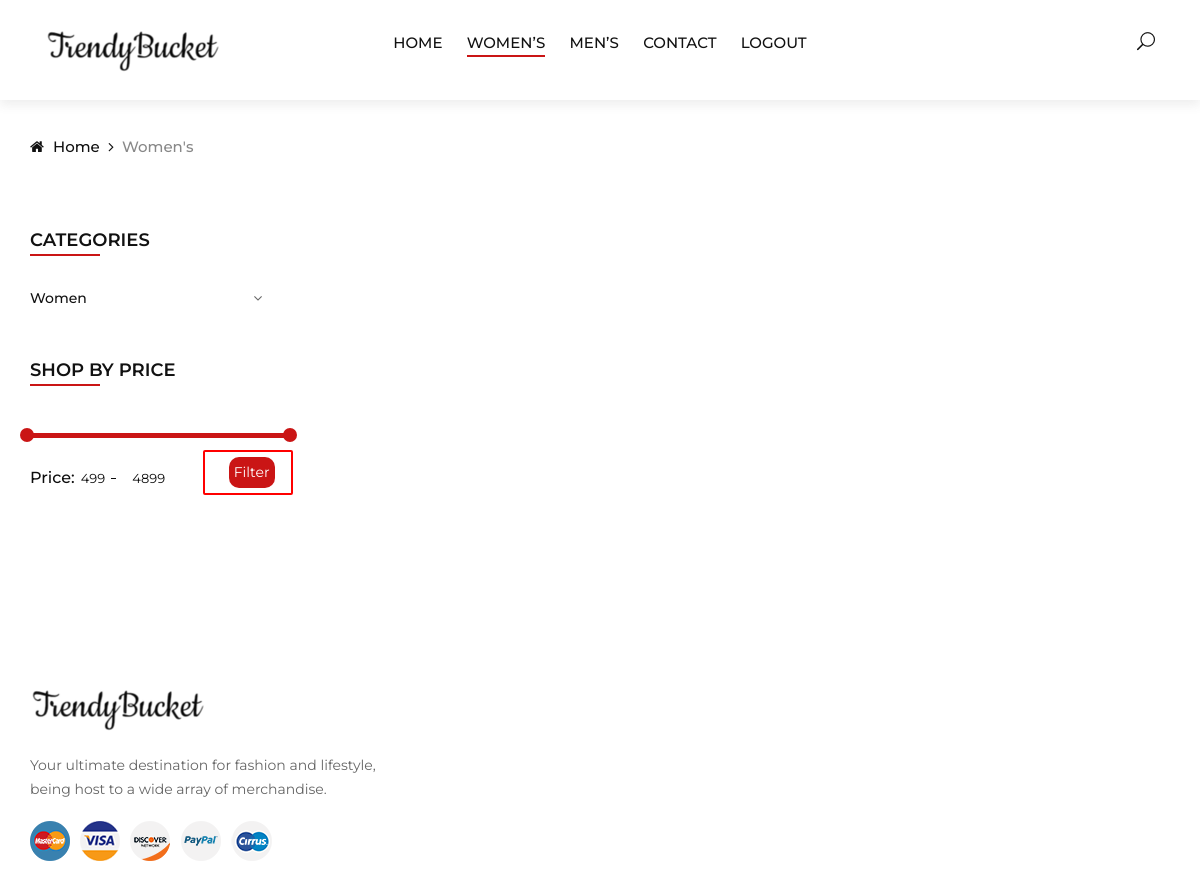
Before: /women.php with the older database file.
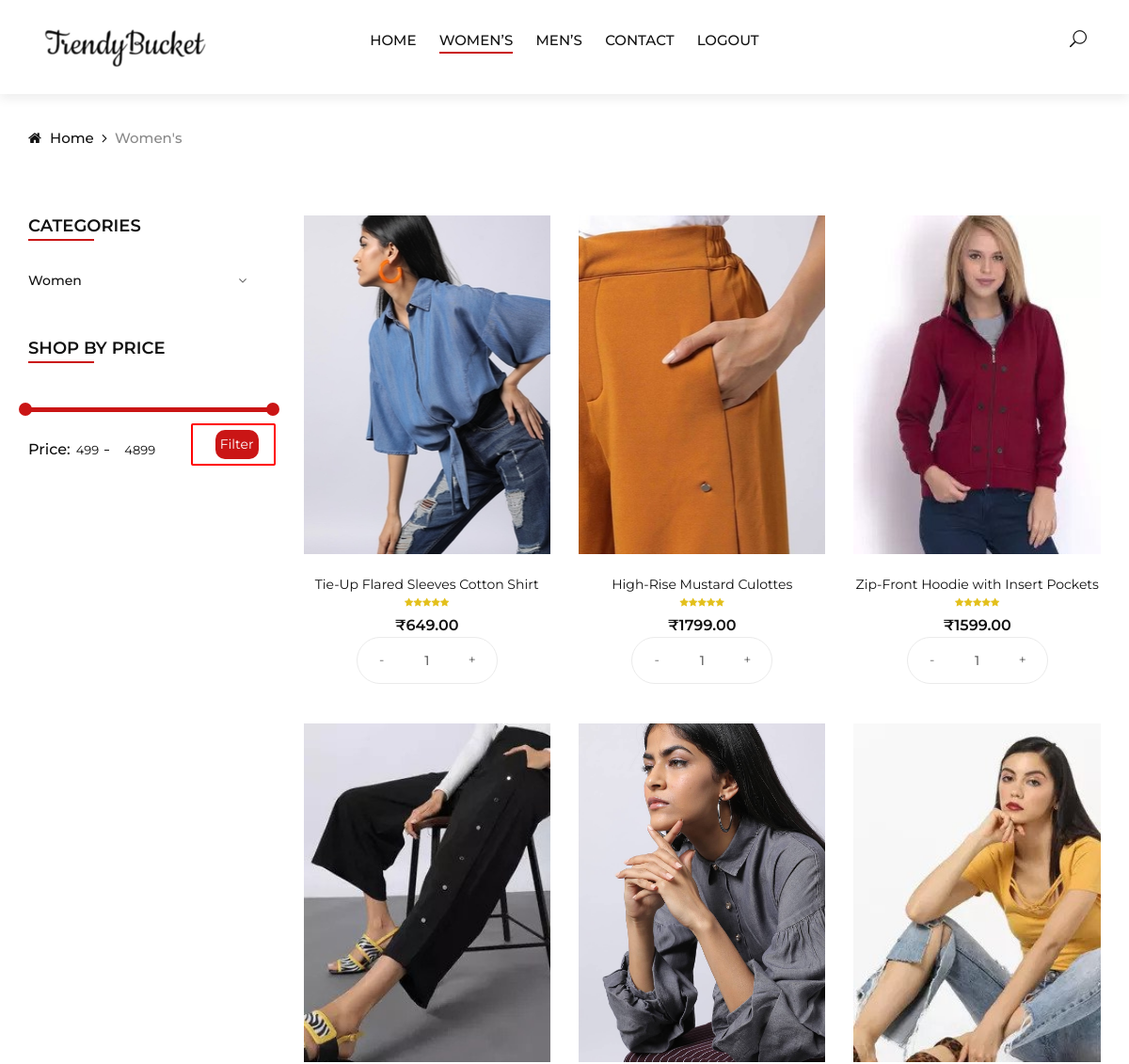
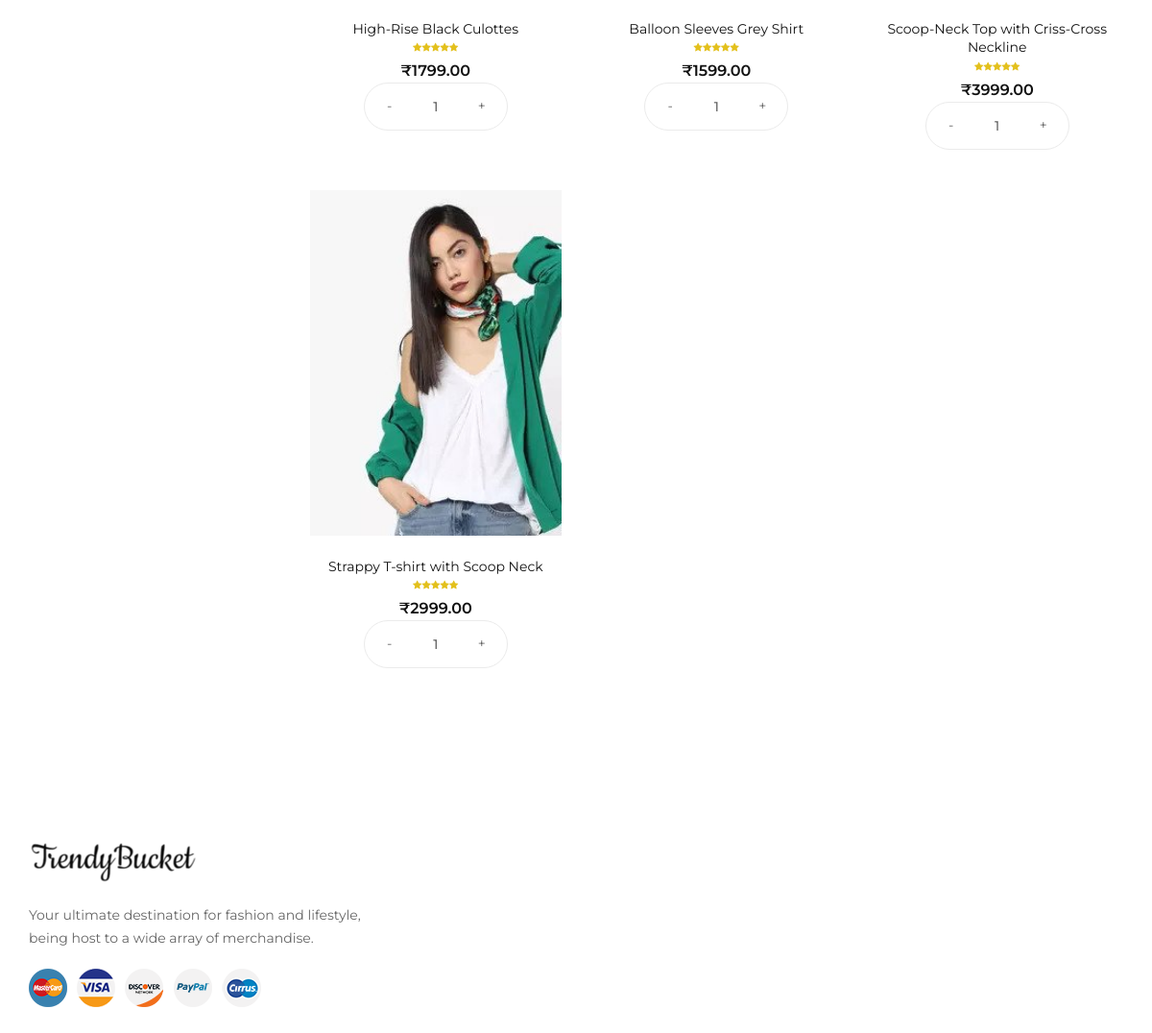
After: the same page with the newer database file (2 pictures, top to bottom).
### tables this page shows
CREATE TABLE `product` (
  `id` int(8) NOT NULL,
  `name` varchar(255) NOT NULL,
  `code` varchar(255) NOT NULL,
  `image` text NOT NULL,
  `price` double(10,2) NOT NULL,
  `quantity` int(11) NOT NULL,
  `ref` text NOT NULL,
  `tags` text NOT NULL,
  `gender` varchar(20) NOT NULL
);

### women.php (the view, shortened to what the changed rows need)
<!DOCTYPE html>
<html lang="zxx">
<head>
    <link rel="stylesheet" href="css/bootstrap.min.css" type="text/css">
    <link rel="stylesheet" href="css/font-awesome.min.css" type="text/css">
    <link rel="stylesheet" href="css/elegant-icons.css" type="text/css">
    <link rel="stylesheet" href="css/jquery-ui.min.css" type="text/css">
    <link rel="stylesheet" href="css/magnific-popup.css" type="text/css">
    <link rel="stylesheet" href="css/owl.carousel.min.css" type="text/css">
    <link rel="stylesheet" href="css/slicknav.min.css" type="text/css">
    <link rel="stylesheet" href="css/style.css" type="text/css">
</head>
<body>
	<?php
		$search="";
	?>
    <section class="shop spad">
        <div class="container">
            <div class="row">
                        <?php
                            $conn=mysqli_connect('localhost','root','','trendybucket') or die(mysqli_error());
                            $res = mysqli_query($conn, "select * from product where name LIKE '%".$search."%' AND price BETWEEN '".$_SESSION['minamount']."' AND '".$_SESSION['maxamount']."' AND gender= 'F' ORDER BY id ASC");
                            ?>
                <div class="col-lg-9 col-md-9">
                    <div class="row">
                        <?php
                            while ($row = mysqli_fetch_array($res)) {
                        ?>
                     <div class="col-lg-4 col-md-6">
                          <div class="product__item">
                                <div class="product__item__pic set-bg" data-setbg="<?php echo $row["image"]; ?>">
                                 <form method="POST" action="shop-cart.php?action=add&code=<?php echo $row["code"]; ?>">
                                     <ul class="product__hover">
                                    </ul>
                                </div>
                                <div class="product__item__text">
                                    <h6><a href="#"><?php echo $row["name"]; ?></a></h6>
                                    <div class="rating">
                                        <i class="fa fa-star"></i>
                                        <i class="fa fa-star"></i>
                                        <i class="fa fa-star"></i>
                                        <i class="fa fa-star"></i>
                                        <i class="fa fa-star"></i>
                                    </div>
                                    <div class="product__price">₹<?php echo $row["price"]; ?></div>
                                    <div class="pro-qty">
                                        <input type="text" name="<?php echo $row["code"]; ?>_quantity" value="1">
                                    </div>
                                </div>
                            </div>
                        </div>
                    <?php }  ?>
                    </div>
                    </div>
                    </div>
                    </div>
    </section>
</body>
</html>

Changed rows visible on the page:
added product: shows a picture, name "Tie-Up Flared Sleeves Cotton Shirt", price "649.00"
added product: shows a picture, name "High-Rise Mustard Culottes", price "1799.00"
added product: shows a picture, name "Zip-Front Hoodie with Insert Pockets", price "1599.00"
added product: shows a picture, name "High-Rise Black Culottes", price "1799.00"
added product: shows a picture, name "Balloon Sleeves Grey Shirt", price "1599.00"
added product: shows a picture, name "Scoop-Neck Top with Criss-Cross Neckline", price "3999.00"
added product: shows a picture, name "Strappy T-shirt with Scoop Neck", price "2999.00"
